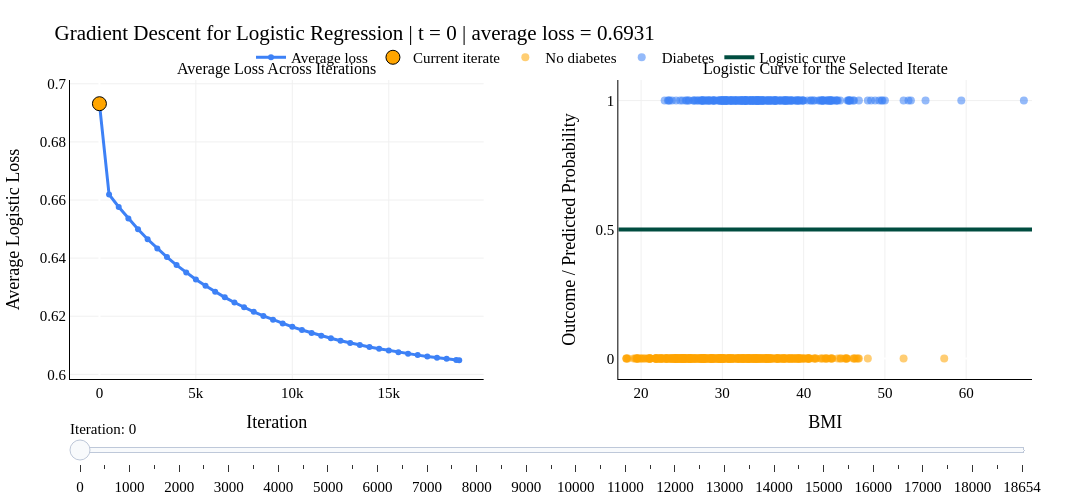

Notebook code cell kept with this figure:
### Markdown cell above
Because we stored every iterate in `logistic_history`, we can build the same side-by-side figure. The left panel tracks the average loss, while the right panel shows the logistic curve corresponding to the selected iteration.

### Code cell
def make_logistic_gradient_descent_slider(history_df):
    history_df = history_df.reset_index(drop=True)
    bmi_curve = np.linspace(bmi.min() - 1, bmi.max() + 1, 400)

    first = history_df.iloc[0]

    fig = make_subplots(
        rows=1,
        cols=2,
        subplot_titles=("Average Loss Across Iterations", "Logistic Curve for the Selected Iterate"),
        horizontal_spacing=0.14,
    )

    fig.add_trace(
        go.Scatter(
            x=history_df["t"],
            y=history_df["average_loss"],
            mode="lines+markers",
            line=dict(color="#3D81F6", width=3),
            marker=dict(size=6, color="#3D81F6"),
            hovertemplate="t = %{x}<br>average loss = %{y:.4f}<extra></extra>",
            name="Average loss",
        ),
        row=1,
        col=1,
    )

    fig.add_trace(
        go.Scatter(
            x=[first["t"]],
            y=[first["average_loss"]],
            mode="markers",
            marker=dict(size=14, color="orange", line=dict(width=1, color="black")),
            hovertemplate="t = %{x}<br>average loss = %{y:.4f}<extra></extra>",
            name="Current iterate",
        ),
        row=1,
        col=1,
    )

    fig.add_trace(
        go.Scatter(
            x=bmi[mask_no_diabetes],
            y=diabetes_outcome[mask_no_diabetes],
            mode="markers",
            marker=dict(size=8, color="orange", opacity=0.55),
            hovertemplate="BMI = %{x:.1f}<br>Outcome = 0<extra></extra>",
            name="No diabetes",
        ),
        row=1,
        col=2,
    )

    fig.add_trace(
        go.Scatter(
            x=bmi[mask_yes_diabetes],
            y=diabetes_outcome[mask_yes_diabetes],
            mode="markers",
            marker=dict(size=8, color="#3D81F6", opacity=0.55),
            hovertemplate="BMI = %{x:.1f}<br>Outcome = 1<extra></extra>",
            name="Diabetes",
        ),
        row=1,
        col=2,
    )

    fig.add_trace(
        go.Scatter(
            x=bmi_curve,
            y=sigmoid(first["w0"] + first["w1"] * bmi_curve),
            mode="lines",
            line=dict(color="#004D40", width=4),
            hovertemplate="BMI = %{x:.1f}<br>predicted probability = %{y:.3f}<extra></extra>",
            name="Logistic curve",
        ),
        row=1,
        col=2,
    )

    steps = []
    for row in history_df.itertuples(index=False):
        steps.append(
            dict(
                method="update",
                args=[
                    {
                        "x": [
                            history_df["t"],
                            [row.t],
                            bmi[mask_no_diabetes],
                            bmi[mask_yes_diabetes],
                            bmi_curve,
                        ],
                        "y": [
                            history_df["average_loss"],
                            [row.average_loss],
                            diabetes_outcome[mask_no_diabetes],
                            diabetes_outcome[mask_yes_diabetes],
                            sigmoid(row.w0 + row.w1 * bmi_curve),
                        ],
                    },
                    {
                        "title": {
                            "text": f"Gradient Descent for Logistic Regression | t = {row.t} | average loss = {row.average_loss:.4f}"
                        }
                    },
                ],
                label=str(int(row.t)),
            )
        )

    fig.update_xaxes(
        title="Iteration",
        gridcolor="#f0f0f0",
        showline=True,
        linecolor="black",
        linewidth=1,
        row=1,
        col=1,
    )
    fig.update_yaxes(
        title="Average Logistic Loss",
        gridcolor="#f0f0f0",
        showline=True,
        linecolor="black",
        linewidth=1,
        row=1,
        col=1,
    )
    fig.update_xaxes(
        title="BMI",
        range=[bmi.min() - 1, bmi.max() + 1],
        gridcolor="#f0f0f0",
        showline=True,
        linecolor="black",
        linewidth=1,
        row=1,
        col=2,
    )
    fig.update_yaxes(
        title="Outcome / Predicted Probability",
        range=[-0.08, 1.08],
        tickmode="array",
        tickvals=[0, 0.5, 1],
        gridcolor="#f0f0f0",
        showline=True,
        linecolor="black",
        linewidth=1,
        row=1,
        col=2,
    )

    fig.update_layout(
        title=f"Gradient Descent for Logistic Regression | t = 0 | average loss = {first['average_loss']:.4f}",
        width=1150,
        height=500,
        paper_bgcolor="white",
        plot_bgcolor="white",
        font=dict(family=FONT_FAMILY, color="black", size=15),
        margin=dict(l=60, r=60, t=80, b=60),
        sliders=[
            dict(
                active=0,
                currentvalue={"prefix": "Iteration: "},
                pad={"t": 35},
                steps=steps,
            )
        ],
        legend=dict(orientation="h", yanchor="bottom", y=1.02, xanchor="center", x=0.5),
    )
    return fig


interactive_logistic_fig = make_logistic_gradient_descent_slider(logistic_history)
interactive_logistic_fig

### Figure 1 — Plotly figure (JSON) as saved in the notebook; plotly's stock layout.template omitted (floating-point values rounded to 4 significant figures; data arrays with more than 128 entries replaced by an {"elided": "..."} marker saying what was removed)
{"data": [{"hovertemplate": "t = %{x}<br>average loss = %{y:.4f}<extra></extra>", "line": {"color": "#3D81F6", "width": 3}, "marker": {"color": "#3D81F6", "size": 6}, "mode": "lines+markers", "name": "Average loss", "type": "scatter", "x": [0, 500, 1000, 1500, 2000, 2500, 3000, 3500, 4000, 4500, 5000, 5500, 6000, 6500, 7000, 7500, 8000, 8500, 9000, 9500, 10000, 10500, 11000, 11500, 12000, 12500, 13000, 13500, 14000, 14500, 15000, 15500, 16000, 16500, 17000, 17500, 18000, 18500, 18654], "xaxis": "x", "y": [0.6931, 0.6619, 0.6576, 0.6536, 0.6499, 0.6465, 0.6433, 0.6404, 0.6376, 0.635, 0.6327, 0.6305, 0.6284, 0.6265, 0.6247, 0.6231, 0.6215, 0.6201, 0.6188, 0.6175, 0.6163, 0.6153, 0.6142, 0.6133, 0.6124, 0.6116, 0.6108, 0.6101, 0.6094, 0.6088, 0.6082, 0.6076, 0.6071, 0.6066, 0.6062, 0.6057, 0.6053, 0.6049, 0.6048], "yaxis": "y"}, {"hovertemplate": "t = %{x}<br>average loss = %{y:.4f}<extra></extra>", "marker": {"color": "orange", "line": {"color": "black", "width": 1}, "size": 14}, "mode": "markers", "name": "Current iterate", "type": "scatter", "x": [0], "xaxis": "x", "y": [0.6931], "yaxis": "y"}, {"hovertemplate": "BMI = %{x:.1f}<br>Outcome = 0<extra></extra>", "marker": {"color": "orange", "opacity": 0.55, "size": 8}, "mode": "markers", "name": "No diabetes", "type": "scatter", "x": {"elided": "488 float values"}, "xaxis": "x2", "y": {"elided": "488 int values"}, "yaxis": "y2"}, {"hovertemplate": "BMI = %{x:.1f}<br>Outcome = 1<extra></extra>", "marker": {"color": "#3D81F6", "opacity": 0.55, "size": 8}, "mode": "markers", "name": "Diabetes", "type": "scatter", "x": {"elided": "264 float values"}, "xaxis": "x2", "y": {"elided": "264 int values"}, "yaxis": "y2"}, {"hovertemplate": "BMI = %{x:.1f}<br>predicted probability = %{y:.3f}<extra></extra>", "line": {"color": "#004D40", "width": 4}, "mode": "lines", "name": "Logistic curve", "type": "scatter", "x": {"elided": "400 float values"}, "xaxis": "x2", "y": {"elided": "400 float values"}, "yaxis": "y2"}], "layout": {"annotations": [{"font": {"size": 16}, "showarrow": false, "text": "Average Loss Across Iterations", "x": 0.215, "xanchor": "center", "xref": "paper", "y": 1, "yanchor": "bottom", "yref": "paper"}, {"font": {"size": 16}, "showarrow": false, "text": "Logistic Curve for the Selected Iterate", "x": 0.785, "xanchor": "center", "xref": "paper", "y": 1, "yanchor": "bottom", "yref": "paper"}], "font": {"color": "black", "family": "Palatino Linotype, Palatino, serif", "size": 15}, "height": 500, "legend": {"orientation": "h", "x": 0.5, "xanchor": "center", "y": 1.02, "yanchor": "bottom"}, "margin": {"b": 60, "l": 60, "r": 60, "t": 80}, "paper_bgcolor": "white", "plot_bgcolor": "white", "sliders": [{"active": 0, "currentvalue": {"prefix": "Iteration: "}, "pad": {"t": 35}, "steps": [{"args": [{"x": {"elided": "5 rows, 1192 float values in total"}, "y": {"elided": "5 rows, 1192 float values in total"}}, {"title": {"text": "Gradient Descent for Logistic Regression | t = 0 | average loss = 0.6931"}}], "label": "0", "method": "update"}, {"args": [{"x": {"elided": "5 rows, 1192 float values in total"}, "y": {"elided": "5 rows, 1192 float values in total"}}, {"title": {"text": "Gradient Descent for Logistic Regression | t = 500 | average loss = 0.6619"}}], "label": "500", "method": "update"}, {"args": [{"x": {"elided": "5 rows, 1192 float values in total"}, "y": {"elided": "5 rows, 1192 float values in total"}}, {"title": {"text": "Gradient Descent for Logistic Regression | t = 1000 | average loss = 0.6576"}}], "label": "1000", "method": "update"}, {"args": [{"x": {"elided": "5 rows, 1192 float values in total"}, "y": {"elided": "5 rows, 1192 float values in total"}}, {"title": {"text": "Gradient Descent for Logistic Regression | t = 1500 | average loss = 0.6536"}}], "label": "1500", "method": "update"}, {"args": [{"x": {"elided": "5 rows, 1192 float values in total"}, "y": {"elided": "5 rows, 1192 float values in total"}}, {"title": {"text": "Gradient Descent for Logistic Regression | t = 2000 | average loss = 0.6499"}}], "label": "2000", "method": "update"}, {"args": [{"x": {"elided": "5 rows, 1192 float values in total"}, "y": {"elided": "5 rows, 1192 float values in total"}}, {"title": {"text": "Gradient Descent for Logistic Regression | t = 2500 | average loss = 0.6465"}}], "label": "2500", "method": "update"}, {"args": [{"x": {"elided": "5 rows, 1192 float values in total"}, "y": {"elided": "5 rows, 1192 float values in total"}}, {"title": {"text": "Gradient Descent for Logistic Regression | t = 3000 | average loss = 0.6433"}}], "label": "3000", "method": "update"}, {"args": [{"x": {"elided": "5 rows, 1192 float values in total"}, "y": {"elided": "5 rows, 1192 float values in total"}}, {"title": {"text": "Gradient Descent for Logistic Regression | t = 3500 | average loss = 0.6404"}}], "label": "3500", "method": "update"}, {"args": [{"x": {"elided": "5 rows, 1192 float values in total"}, "y": {"elided": "5 rows, 1192 float values in total"}}, {"title": {"text": "Gradient Descent for Logistic Regression | t = 4000 | average loss = 0.6376"}}], "label": "4000", "method": "update"}, {"args": [{"x": {"elided": "5 rows, 1192 float values in total"}, "y": {"elided": "5 rows, 1192 float values in total"}}, {"title": {"text": "Gradient Descent for Logistic Regression | t = 4500 | average loss = 0.6350"}}], "label": "4500", "method": "update"}, {"args": [{"x": {"elided": "5 rows, 1192 float values in total"}, "y": {"elided": "5 rows, 1192 float values in total"}}, {"title": {"text": "Gradient Descent for Logistic Regression | t = 5000 | average loss = 0.6327"}}], "label": "5000", "method": "update"}, {"args": [{"x": {"elided": "5 rows, 1192 float values in total"}, "y": {"elided": "5 rows, 1192 float values in total"}}, {"title": {"text": "Gradient Descent for Logistic Regression | t = 5500 | average loss = 0.6305"}}], "label": "5500", "method": "update"}, {"args": [{"x": {"elided": "5 rows, 1192 float values in total"}, "y": {"elided": "5 rows, 1192 float values in total"}}, {"title": {"text": "Gradient Descent for Logistic Regression | t = 6000 | average loss = 0.6284"}}], "label": "6000", "method": "update"}, {"args": [{"x": {"elided": "5 rows, 1192 float values in total"}, "y": {"elided": "5 rows, 1192 float values in total"}}, {"title": {"text": "Gradient Descent for Logistic Regression | t = 6500 | average loss = 0.6265"}}], "label": "6500", "method": "update"}, {"args": [{"x": {"elided": "5 rows, 1192 float values in total"}, "y": {"elided": "5 rows, 1192 float values in total"}}, {"title": {"text": "Gradient Descent for Logistic Regression | t = 7000 | average loss = 0.6247"}}], "label": "7000", "method": "update"}, {"args": [{"x": {"elided": "5 rows, 1192 float values in total"}, "y": {"elided": "5 rows, 1192 float values in total"}}, {"title": {"text": "Gradient Descent for Logistic Regression | t = 7500 | average loss = 0.6231"}}], "label": "7500", "method": "update"}, {"args": [{"x": {"elided": "5 rows, 1192 float values in total"}, "y": {"elided": "5 rows, 1192 float values in total"}}, {"title": {"text": "Gradient Descent for Logistic Regression | t = 8000 | average loss = 0.6215"}}], "label": "8000", "method": "update"}, {"args": [{"x": {"elided": "5 rows, 1192 float values in total"}, "y": {"elided": "5 rows, 1192 float values in total"}}, {"title": {"text": "Gradient Descent for Logistic Regression | t = 8500 | average loss = 0.6201"}}], "label": "8500", "method": "update"}, {"args": [{"x": {"elided": "5 rows, 1192 float values in total"}, "y": {"elided": "5 rows, 1192 float values in total"}}, {"title": {"text": "Gradient Descent for Logistic Regression | t = 9000 | average loss = 0.6188"}}], "label": "9000", "method": "update"}, {"args": [{"x": {"elided": "5 rows, 1192 float values in total"}, "y": {"elided": "5 rows, 1192 float values in total"}}, {"title": {"text": "Gradient Descent for Logistic Regression | t = 9500 | average loss = 0.6175"}}], "label": "9500", "method": "update"}, {"args": [{"x": {"elided": "5 rows, 1192 float values in total"}, "y": {"elided": "5 rows, 1192 float values in total"}}, {"title": {"text": "Gradient Descent for Logistic Regression | t = 10000 | average loss = 0.6163"}}], "label": "10000", "method": "update"}, {"args": [{"x": {"elided": "5 rows, 1192 float values in total"}, "y": {"elided": "5 rows, 1192 float values in total"}}, {"title": {"text": "Gradient Descent for Logistic Regression | t = 10500 | average loss = 0.6153"}}], "label": "10500", "method": "update"}, {"args": [{"x": {"elided": "5 rows, 1192 float values in total"}, "y": {"elided": "5 rows, 1192 float values in total"}}, {"title": {"text": "Gradient Descent for Logistic Regression | t = 11000 | average loss = 0.6142"}}], "label": "11000", "method": "update"}, {"args": [{"x": {"elided": "5 rows, 1192 float values in total"}, "y": {"elided": "5 rows, 1192 float values in total"}}, {"title": {"text": "Gradient Descent for Logistic Regression | t = 11500 | average loss = 0.6133"}}], "label": "11500", "method": "update"}, {"args": [{"x": {"elided": "5 rows, 1192 float values in total"}, "y": {"elided": "5 rows, 1192 float values in total"}}, {"title": {"text": "Gradient Descent for Logistic Regression | t = 12000 | average loss = 0.6124"}}], "label": "12000", "method": "update"}, {"args": [{"x": {"elided": "5 rows, 1192 float values in total"}, "y": {"elided": "5 rows, 1192 float values in total"}}, {"title": {"text": "Gradient Descent for Logistic Regression | t = 12500 | average loss = 0.6116"}}], "label": "12500", "method": "update"}, {"args": [{"x": {"elided": "5 rows, 1192 float values in total"}, "y": {"elided": "5 rows, 1192 float values in total"}}, {"title": {"text": "Gradient Descent for Logistic Regression | t = 13000 | average loss = 0.6108"}}], "label": "13000", "method": "update"}, {"args": [{"x": {"elided": "5 rows, 1192 float values in total"}, "y": {"elided": "5 rows, 1192 float values in total"}}, {"title": {"text": "Gradient Descent for Logistic Regression | t = 13500 | average loss = 0.6101"}}], "label": "13500", "method": "update"}, {"args": [{"x": {"elided": "5 rows, 1192 float values in total"}, "y": {"elided": "5 rows, 1192 float values in total"}}, {"title": {"text": "Gradient Descent for Logistic Regression | t = 14000 | average loss = 0.6094"}}], "label": "14000", "method": "update"}, {"args": [{"x": {"elided": "5 rows, 1192 float values in total"}, "y": {"elided": "5 rows, 1192 float values in total"}}, {"title": {"text": "Gradient Descent for Logistic Regression | t = 14500 | average loss = 0.6088"}}], "label": "14500", "method": "update"}, {"args": [{"x": {"elided": "5 rows, 1192 float values in total"}, "y": {"elided": "5 rows, 1192 float values in total"}}, {"title": {"text": "Gradient Descent for Logistic Regression | t = 15000 | average loss = 0.6082"}}], "label": "15000", "method": "update"}, {"args": [{"x": {"elided": "5 rows, 1192 float values in total"}, "y": {"elided": "5 rows, 1192 float values in total"}}, {"title": {"text": "Gradient Descent for Logistic Regression | t = 15500 | average loss = 0.6076"}}], "label": "15500", "method": "update"}, {"args": [{"x": {"elided": "5 rows, 1192 float values in total"}, "y": {"elided": "5 rows, 1192 float values in total"}}, {"title": {"text": "Gradient Descent for Logistic Regression | t = 16000 | average loss = 0.6071"}}], "label": "16000", "method": "update"}, {"args": [{"x": {"elided": "5 rows, 1192 float values in total"}, "y": {"elided": "5 rows, 1192 float values in total"}}, {"title": {"text": "Gradient Descent for Logistic Regression | t = 16500 | average loss = 0.6066"}}], "label": "16500", "method": "update"}, {"args": [{"x": {"elided": "5 rows, 1192 float values in total"}, "y": {"elided": "5 rows, 1192 float values in total"}}, {"title": {"text": "Gradient Descent for Logistic Regression | t = 17000 | average loss = 0.6062"}}], "label": "17000", "method": "update"}, {"args": [{"x": {"elided": "5 rows, 1192 float values in total"}, "y": {"elided": "5 rows, 1192 float values in total"}}, {"title": {"text": "Gradient Descent for Logistic Regression | t = 17500 | average loss = 0.6057"}}], "label": "17500", "method": "update"}, {"args": [{"x": {"elided": "5 rows, 1192 float values in total"}, "y": {"elided": "5 rows, 1192 float values in total"}}, {"title": {"text": "Gradient Descent for Logistic Regression | t = 18000 | average loss = 0.6053"}}], "label": "18000", "method": "update"}, {"args": [{"x": {"elided": "5 rows, 1192 float values in total"}, "y": {"elided": "5 rows, 1192 float values in total"}}, {"title": {"text": "Gradient Descent for Logistic Regression | t = 18500 | average loss = 0.6049"}}], "label": "18500", "method": "update"}, {"args": [{"x": {"elided": "5 rows, 1192 float values in total"}, "y": {"elided": "5 rows, 1192 float values in total"}}, {"title": {"text": "Gradient Descent for Logistic Regression | t = 18654 | average loss = 0.6048"}}], "label": "18654", "method": "update"}]}], "title": {"text": "Gradient Descent for Logistic Regression | t = 0 | average loss = 0.6931"}, "width": 1150, "xaxis": {"anchor": "y", "domain": [0, 0.43], "gridcolor": "#f0f0f0", "linecolor": "black", "linewidth": 1, "showline": true, "title": {"text": "Iteration"}}, "xaxis2": {"anchor": "y2", "domain": [0.57, 1], "gridcolor": "#f0f0f0", "linecolor": "black", "linewidth": 1, "range": [17.2, 68.1], "showline": true, "title": {"text": "BMI"}}, "yaxis": {"anchor": "x", "domain": [0, 1], "gridcolor": "#f0f0f0", "linecolor": "black", "linewidth": 1, "showline": true, "title": {"text": "Average Logistic Loss"}}, "yaxis2": {"anchor": "x2", "domain": [0, 1], "gridcolor": "#f0f0f0", "linecolor": "black", "linewidth": 1, "range": [-0.08, 1.08], "showline": true, "tickmode": "array", "tickvals": [0, 0.5, 1], "title": {"text": "Outcome / Predicted Probability"}}}}
